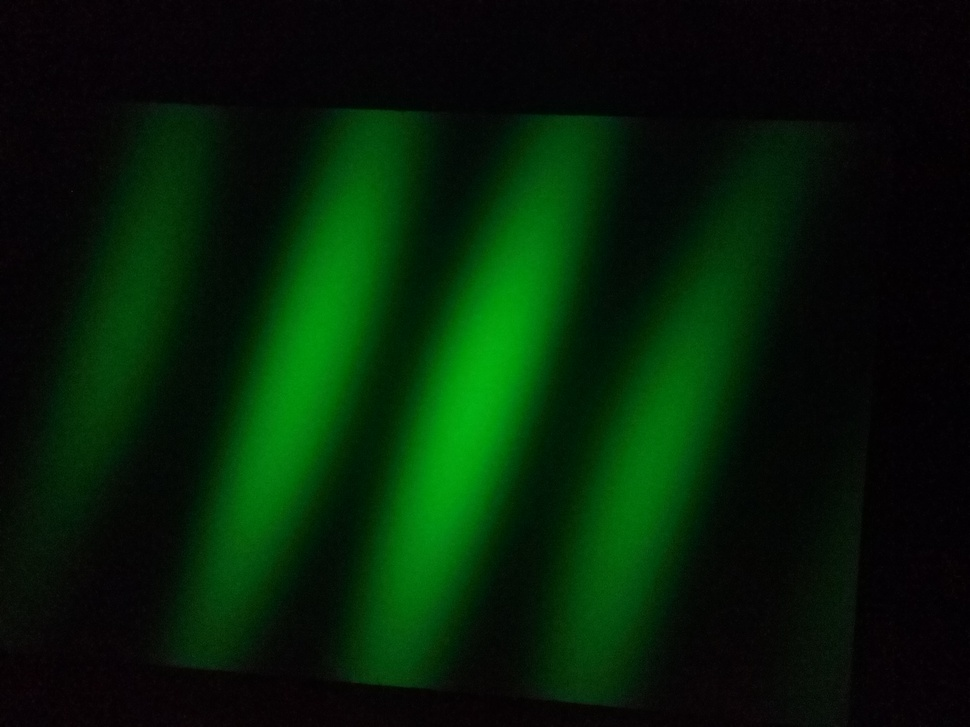
#> input picture test_py/0.jpg, 970 x 727 px, shrunk from 3264 x 2448 before the run
$ python Test.py   (Python 2 division)
#> lines starting #> are read from the running program, lines starting #| are printed output that depends on the picture
import cv2
import numpy.linalg
import numpy as np
import numpy.linalg


def calcAndDrawHist(image, color):
  hist = cv2.calcHist([image],
      [0],
      None,
      [256],
      [0.0,255.0])
  minVal, maxVal, minLoc, maxLoc = cv2.minMaxLoc(hist)

  histImg = np.zeros([256,256,3], np.uint8)

  hpt = int(0.9* 256)

  for h in range(256):
    intensity = int(hist[h]*hpt/maxVal)

    cv2.line(histImg,(h,256), (h,256-intensity),color)

  return histImg
import numpy.linalg
if __name__ == '__main__':
  img = cv2.imread('0.jpg')
#> img is the input picture: shape (727, 970, 3); mean B, G, R 7.1, 31.8, 4.5
  b, g, r = cv2.split(img)
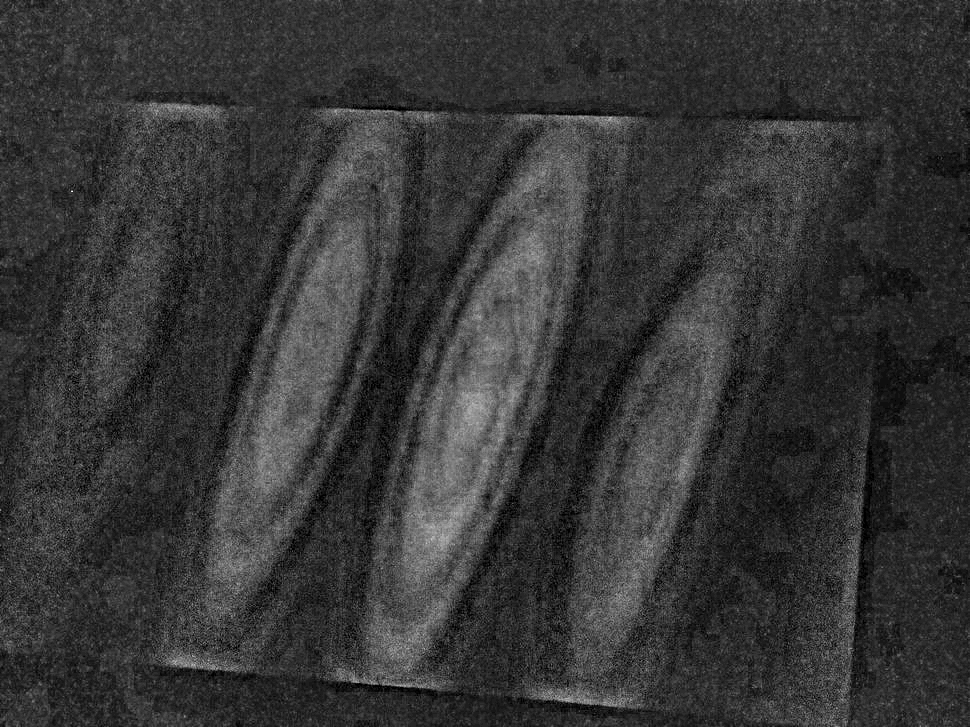
#> b: shape (727, 970); min 0, max 33, mean 7.1; drawn with min black and max white
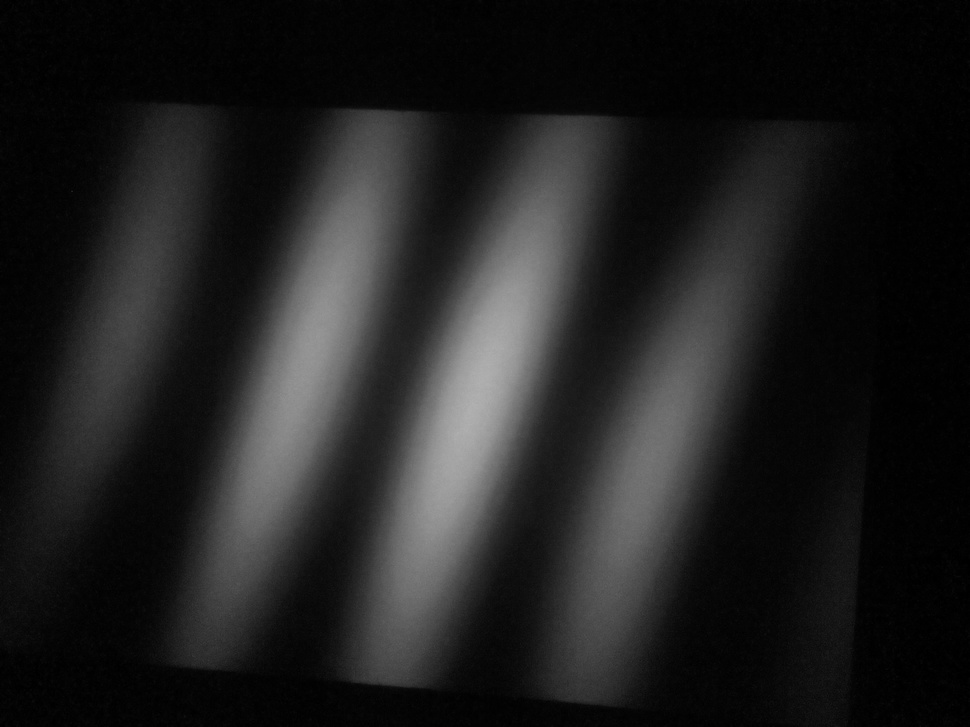
#> g: shape (727, 970); min 0, max 178, mean 31.8
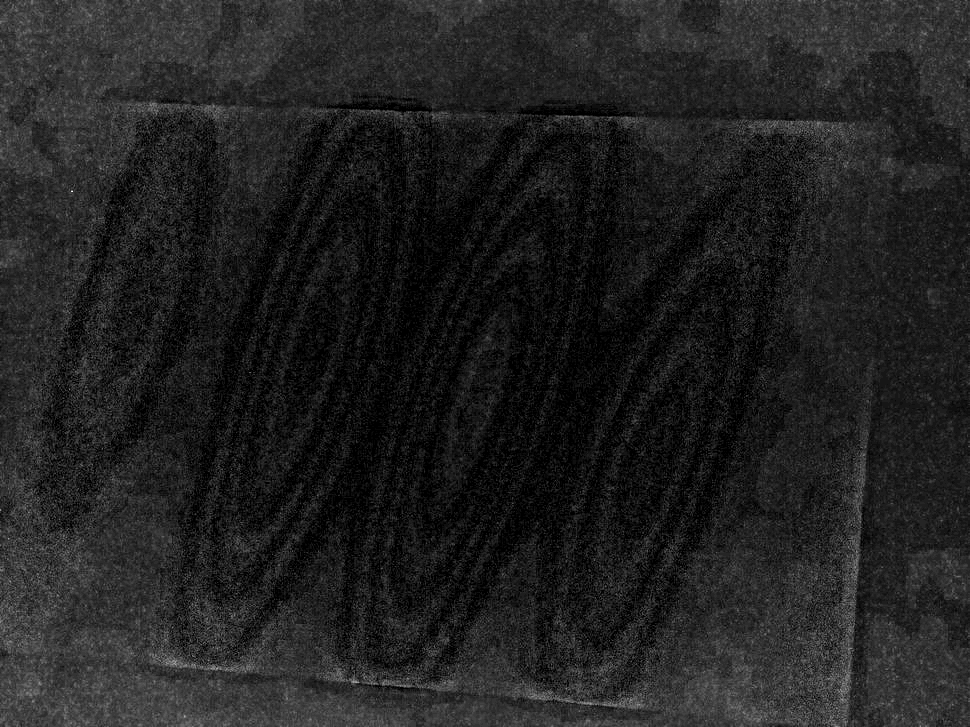
#> r: shape (727, 970); min 0, max 34, mean 4.5; drawn with min black and max white

  histImgB = calcAndDrawHist(b, [255,0,0])
#> in calcAndDrawHist, `hist = cv2.calcHist([image], [0], None, [256], [0.0,255.0])`: hist = 256 values, max 116571 at index 6, min 0 at index 27, mean 2754.6
#> in calcAndDrawHist, `minVal, maxVal, minLoc, maxLoc = cv2.minMaxLoc(hist)`: minVal = 0; maxVal = 116571; minLoc = (0, 27); maxLoc = (0, 6)
#> the loop in calcAndDrawHist, `for h in range(256):` made 256 passes
#> intensity on passes 1 to 3: 5, 11, 33
#> after the loop in calcAndDrawHist, `for h in range(256):`:
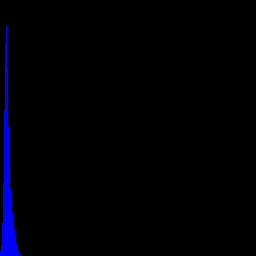
#> histImg: shape (256, 256, 3); mean of channels 0, 1, 2 5.4, 0, 0; drawn as B, G, R
  histImgG = calcAndDrawHist(g, [0,255,0])
#> in calcAndDrawHist (call 2), `hist = cv2.calcHist([image], [0], None, [256], [0.0,255.0])`: hist = 256 values, max 57412 at index 3, min 0 at index 179, mean 2754.6
#> in calcAndDrawHist (call 2), `minVal, maxVal, minLoc, maxLoc = cv2.minMaxLoc(hist)`: maxVal = 57412; minLoc = (0, 179); maxLoc = (0, 3)
#> the loop in calcAndDrawHist (call 2), `for h in range(256):` made 256 passes
#> intensity on passes 1 to 3: 27, 116, 205
#> after the loop in calcAndDrawHist (call 2), `for h in range(256):`:
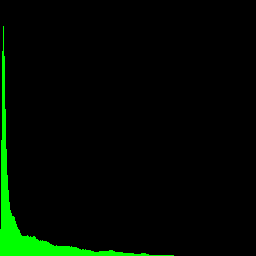
#> histImg: shape (256, 256, 3); mean of channels 0, 1, 2 0, 10.6, 0; drawn as B, G, R
  histImgR = calcAndDrawHist(r, [0,0,255])
#> in calcAndDrawHist (call 3), `hist = cv2.calcHist([image], [0], None, [256], [0.0,255.0])`: hist = 256 values, max 97130 at index 4, min 0 at index 24, mean 2754.6
#> in calcAndDrawHist (call 3), `minVal, maxVal, minLoc, maxLoc = cv2.minMaxLoc(hist)`: maxVal = 97130; minLoc = (0, 24); maxLoc = (0, 4)
#> the loop in calcAndDrawHist (call 3), `for h in range(256):` made 256 passes
#> intensity on passes 1 to 3: 157, 127, 158
#> after the loop in calcAndDrawHist (call 3), `for h in range(256):`:
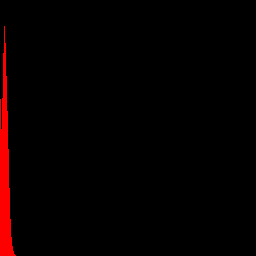
#> histImg: shape (256, 256, 3); mean of channels 0, 1, 2 0, 0, 6.5; drawn as B, G, R

  s=[[2,3,4],[1,2,3]]
  print "s",s
#> (the run stopped early here; a loop or call above may not have finished)
